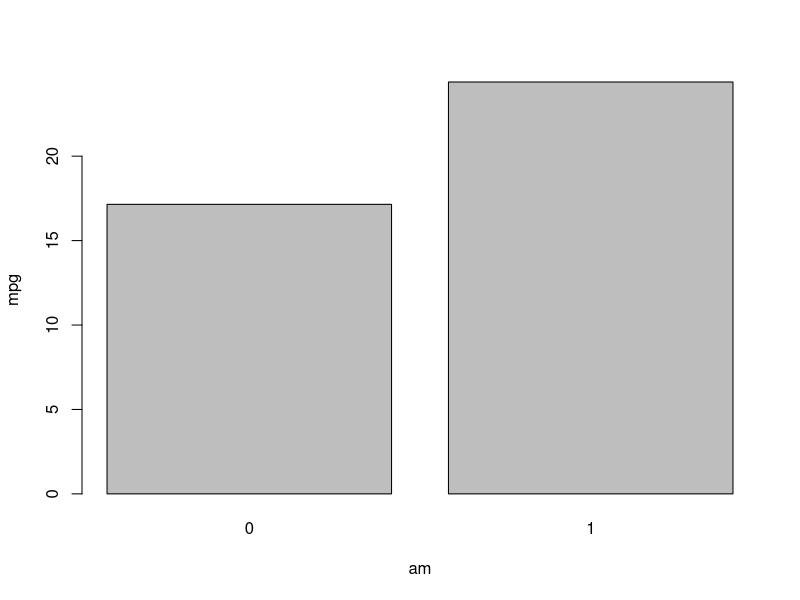

The R source for this figure:
## ---- chunk 1
#| echo: true
mtcars |> 
  transform(am = as.factor(am)) |> 
  aggregate(mpg ~ am, mean) |> 
  barplot(mpg ~ am, data = _)
